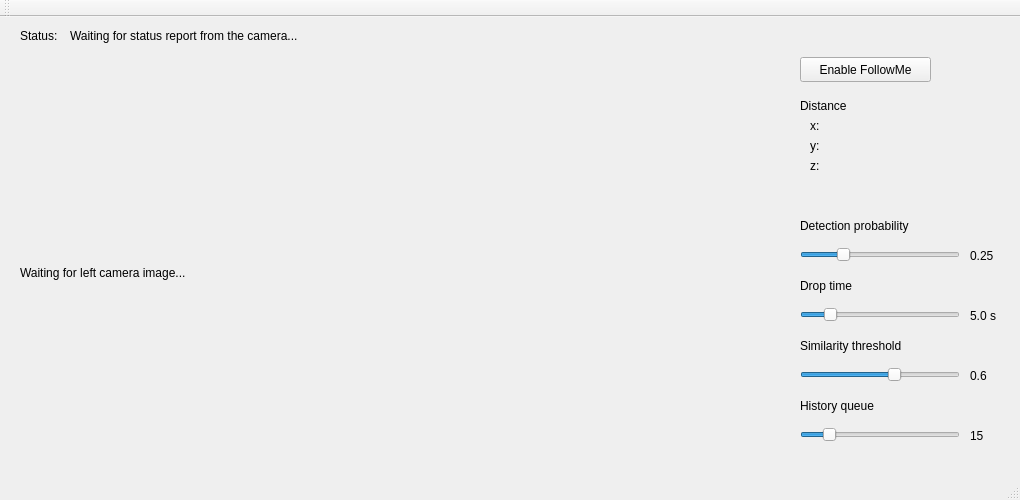
<?xml version="1.0" encoding="UTF-8"?>
<ui version="4.0">
 <class>FollowMeWindow</class>
 <widget class="QMainWindow" name="FollowMeWindow">
  <property name="geometry">
   <rect>
    <x>0</x>
    <y>0</y>
    <width>1020</width>
    <height>500</height>
   </rect>
  </property>
  <property name="sizePolicy">
   <sizepolicy hsizetype="Fixed" vsizetype="Fixed">
    <horstretch>0</horstretch>
    <verstretch>0</verstretch>
   </sizepolicy>
  </property>
  <property name="minimumSize">
   <size>
    <width>1020</width>
    <height>500</height>
   </size>
  </property>
  <property name="maximumSize">
   <size>
    <width>1020</width>
    <height>500</height>
   </size>
  </property>
  <property name="windowTitle">
   <string>VIPER™ FollowMe Sample Application</string>
  </property>
  <widget class="QWidget" name="centralWidget">
   <widget class="QLabel" name="label">
    <property name="geometry">
     <rect>
      <x>20</x>
      <y>10</y>
      <width>181</width>
      <height>17</height>
     </rect>
    </property>
    <property name="text">
     <string>Status:</string>
    </property>
   </widget>
   <widget class="QLabel" name="display_image">
    <property name="geometry">
     <rect>
      <x>20</x>
      <y>40</y>
      <width>768</width>
      <height>432</height>
     </rect>
    </property>
    <property name="text">
     <string>&lt;html&gt;&lt;head/&gt;&lt;body&gt;&lt;p&gt;Waiting for left camera image...&lt;/p&gt;&lt;/body&gt;&lt;/html&gt;</string>
    </property>
   </widget>
   <widget class="QPushButton" name="enableFollowMeButton">
    <property name="geometry">
     <rect>
      <x>800</x>
      <y>40</y>
      <width>131</width>
      <height>25</height>
     </rect>
    </property>
    <property name="text">
     <string>Enable FollowMe</string>
    </property>
   </widget>
   <widget class="QLabel" name="statusLabel">
    <property name="geometry">
     <rect>
      <x>70</x>
      <y>10</y>
      <width>321</width>
      <height>17</height>
     </rect>
    </property>
    <property name="text">
     <string>Waiting for status report from the camera...</string>
    </property>
   </widget>
   <widget class="QLabel" name="label_2">
    <property name="enabled">
     <bool>true</bool>
    </property>
    <property name="geometry">
     <rect>
      <x>800</x>
      <y>80</y>
      <width>181</width>
      <height>17</height>
     </rect>
    </property>
    <property name="text">
     <string>Distance</string>
    </property>
   </widget>
   <widget class="QLabel" name="xLabel">
    <property name="geometry">
     <rect>
      <x>810</x>
      <y>100</y>
      <width>181</width>
      <height>17</height>
     </rect>
    </property>
    <property name="text">
     <string>x:</string>
    </property>
   </widget>
   <widget class="QLabel" name="yLabel">
    <property name="geometry">
     <rect>
      <x>810</x>
      <y>120</y>
      <width>181</width>
      <height>17</height>
     </rect>
    </property>
    <property name="text">
     <string>y:</string>
    </property>
   </widget>
   <widget class="QLabel" name="zLabel">
    <property name="geometry">
     <rect>
      <x>810</x>
      <y>140</y>
      <width>181</width>
      <height>17</height>
     </rect>
    </property>
    <property name="text">
     <string>z:</string>
    </property>
   </widget>
   <widget class="QLabel" name="label_7">
    <property name="geometry">
     <rect>
      <x>800</x>
      <y>200</y>
      <width>181</width>
      <height>17</height>
     </rect>
    </property>
    <property name="text">
     <string>Detection probability</string>
    </property>
   </widget>
   <widget class="QSlider" name="detectionProbSlider">
    <property name="geometry">
     <rect>
      <x>800</x>
      <y>230</y>
      <width>160</width>
      <height>16</height>
     </rect>
    </property>
    <property name="minimum">
     <number>0</number>
    </property>
    <property name="maximum">
     <number>100</number>
    </property>
    <property name="value">
     <number>25</number>
    </property>
    <property name="orientation">
     <enum>Qt::Horizontal</enum>
    </property>
   </widget>
   <widget class="QLabel" name="label_8">
    <property name="geometry">
     <rect>
      <x>800</x>
      <y>260</y>
      <width>181</width>
      <height>17</height>
     </rect>
    </property>
    <property name="text">
     <string>Drop time</string>
    </property>
   </widget>
   <widget class="QSlider" name="dropTimeSlider">
    <property name="geometry">
     <rect>
      <x>800</x>
      <y>290</y>
      <width>160</width>
      <height>16</height>
     </rect>
    </property>
    <property name="minimum">
     <number>2</number>
    </property>
    <property name="maximum">
     <number>300</number>
    </property>
    <property name="value">
     <number>50</number>
    </property>
    <property name="orientation">
     <enum>Qt::Horizontal</enum>
    </property>
   </widget>
   <widget class="QLabel" name="detectionProbLabel">
    <property name="geometry">
     <rect>
      <x>970</x>
      <y>230</y>
      <width>67</width>
      <height>17</height>
     </rect>
    </property>
    <property name="text">
     <string>0.25</string>
    </property>
   </widget>
   <widget class="QLabel" name="dropTimeLabel">
    <property name="geometry">
     <rect>
      <x>970</x>
      <y>290</y>
      <width>67</width>
      <height>17</height>
     </rect>
    </property>
    <property name="text">
     <string>5.0 s</string>
    </property>
   </widget>
   <widget class="QLabel" name="label_9">
    <property name="geometry">
     <rect>
      <x>800</x>
      <y>320</y>
      <width>181</width>
      <height>17</height>
     </rect>
    </property>
    <property name="text">
     <string>Similarity threshold</string>
    </property>
   </widget>
   <widget class="QLabel" name="similarityThLabel">
    <property name="geometry">
     <rect>
      <x>970</x>
      <y>350</y>
      <width>67</width>
      <height>17</height>
     </rect>
    </property>
    <property name="text">
     <string>0.6</string>
    </property>
   </widget>
   <widget class="QSlider" name="similarityThSlider">
    <property name="geometry">
     <rect>
      <x>800</x>
      <y>350</y>
      <width>160</width>
      <height>16</height>
     </rect>
    </property>
    <property name="minimum">
     <number>0</number>
    </property>
    <property name="maximum">
     <number>100</number>
    </property>
    <property name="value">
     <number>60</number>
    </property>
    <property name="orientation">
     <enum>Qt::Horizontal</enum>
    </property>
   </widget>
   <widget class="QLabel" name="historyQueLabel">
    <property name="geometry">
     <rect>
      <x>970</x>
      <y>410</y>
      <width>67</width>
      <height>17</height>
     </rect>
    </property>
    <property name="text">
     <string>15</string>
    </property>
   </widget>
   <widget class="QSlider" name="historyQueSlider">
    <property name="geometry">
     <rect>
      <x>800</x>
      <y>410</y>
      <width>160</width>
      <height>16</height>
     </rect>
    </property>
    <property name="minimum">
     <number>0</number>
    </property>
    <property name="maximum">
     <number>100</number>
    </property>
    <property name="value">
     <number>15</number>
    </property>
    <property name="orientation">
     <enum>Qt::Horizontal</enum>
    </property>
   </widget>
   <widget class="QLabel" name="label_10">
    <property name="geometry">
     <rect>
      <x>800</x>
      <y>380</y>
      <width>181</width>
      <height>17</height>
     </rect>
    </property>
    <property name="text">
     <string>History queue</string>
    </property>
   </widget>
  </widget>
  <widget class="QMenuBar" name="menuBar">
   <property name="geometry">
    <rect>
     <x>0</x>
     <y>0</y>
     <width>1020</width>
     <height>22</height>
    </rect>
   </property>
  </widget>
  <widget class="QToolBar" name="mainToolBar">
   <attribute name="toolBarArea">
    <enum>TopToolBarArea</enum>
   </attribute>
   <attribute name="toolBarBreak">
    <bool>false</bool>
   </attribute>
  </widget>
  <widget class="QStatusBar" name="statusBar"/>
 </widget>
 <layoutdefault spacing="6" margin="11"/>
 <resources/>
 <connections/>
</ui>
